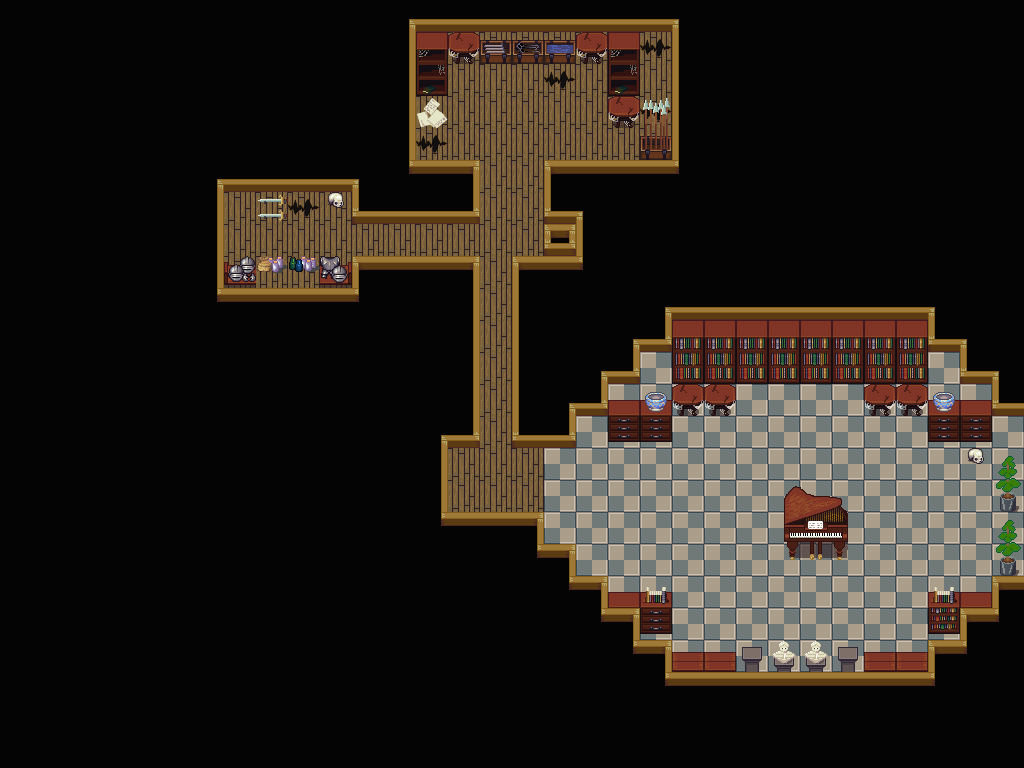

A 2D game scene composited from a Tiled map and its tileset images. What follows is a short description and the map's XML, with every tile layer's data as written:
An orthogonal 32x24 tile map with 32x32 px tiles, 2 tile layers (Capa de Patrones 1, objs), 2 tilesets.

<map version="1.2" tiledversion="1.2.3" orientation="orthogonal" renderorder="right-down" width="32" height="24" tilewidth="32" tileheight="32" infinite="0" nextlayerid="4" nextobjectid="1">
 <tileset firstgid="1" source="../resources_tsx/house_interior.tsx" />
 <tileset firstgid="257" source="../resources_tsx/city_inside.tsx" />
 <layer id="1" name="Capa de Patrones 1" width="32" height="24" locked="1" opacity="0.87">
  <data encoding="csv">
20,20,20,20,20,20,20,20,20,20,20,20,34,36,36,36,36,36,36,36,36,33,20,20,20,20,20,20,20,20,20,20,
20,20,20,20,20,20,20,20,20,20,20,20,21,49,49,49,49,49,49,49,50,19,20,20,20,20,20,20,20,20,20,20,
20,20,20,20,20,20,20,20,20,20,20,20,21,49,49,49,49,50,49,49,49,19,20,20,20,20,20,20,20,20,20,20,
20,20,20,20,20,20,20,20,20,20,20,20,21,49,49,49,49,49,49,49,50,19,20,20,20,20,20,20,20,20,20,20,
20,20,20,20,20,20,20,20,20,20,20,20,21,50,49,49,49,49,49,49,49,19,20,20,20,20,20,20,20,20,20,20,
20,20,20,20,20,20,34,36,36,36,36,33,18,4,5,49,49,3,4,4,4,17,20,20,20,20,20,20,20,20,20,20,
20,20,20,20,20,20,21,49,49,50,49,35,36,36,37,49,49,35,33,20,20,20,20,20,20,20,20,20,20,20,20,20,
20,20,20,20,20,20,21,49,49,49,49,49,49,49,49,49,49,1,19,20,20,20,20,20,20,20,20,20,20,20,20,20,
20,20,20,20,20,20,21,49,49,49,49,3,4,4,5,49,3,4,17,20,20,20,20,20,20,20,20,20,20,20,20,20,
20,20,20,20,20,20,18,4,4,4,4,17,20,20,21,49,19,20,20,20,34,36,36,36,36,36,36,36,36,33,20,20,
20,20,20,20,20,20,20,20,20,20,20,20,20,20,21,49,19,20,20,34,37,65,65,65,65,65,65,65,65,35,33,20,
20,20,20,20,20,20,20,20,20,20,20,20,20,20,21,49,19,20,34,37,65,65,65,65,65,65,65,65,65,65,35,33,
20,20,20,20,20,20,20,20,20,20,20,20,20,20,21,49,19,34,37,65,65,65,65,65,65,65,65,65,65,65,65,35,
20,20,20,20,20,20,20,20,20,20,20,20,20,34,37,49,35,37,65,65,65,65,65,65,65,65,65,65,65,65,65,65,
20,20,20,20,20,20,20,20,20,20,20,20,20,21,49,49,49,65,65,65,65,65,65,65,65,65,65,65,65,65,65,65,
20,20,20,20,20,20,20,20,20,20,20,20,20,21,49,49,49,65,65,65,65,65,65,65,65,65,65,65,65,65,65,65,
20,20,20,20,20,20,20,20,20,20,20,20,20,18,4,4,5,65,65,65,65,65,65,65,65,65,65,65,65,65,65,65,
20,20,20,20,20,20,20,20,20,20,20,20,20,20,20,20,18,5,65,65,65,65,65,65,65,65,65,65,65,65,65,65,
20,20,20,20,20,20,20,20,20,20,20,20,20,20,20,20,20,18,5,65,65,65,65,65,65,65,65,65,65,65,65,3,
20,20,20,20,20,20,20,20,20,20,20,20,20,20,20,20,20,20,18,5,65,65,65,65,65,65,65,65,65,65,3,17,
20,20,20,20,20,20,20,20,20,20,20,20,20,20,20,20,20,20,20,18,5,65,65,65,65,65,65,65,65,3,17,20,
20,20,20,20,20,20,20,20,20,20,20,20,20,20,20,20,20,20,20,20,18,4,4,4,4,4,4,4,4,17,20,20,
20,20,20,20,20,20,20,20,20,20,20,20,20,20,20,20,20,20,20,20,20,20,20,20,20,20,20,20,20,20,20,20,
20,20,20,20,20,20,20,20,20,20,20,20,20,20,20,20,20,20,20,20,20,20,20,20,20,20,20,20,20,20,20,20
</data>
 </layer>
 <layer id="3" name="objs" width="32" height="24">
  <data encoding="csv">
0,0,0,0,0,0,0,0,0,0,0,0,0,0,0,0,0,0,0,0,0,0,0,0,0,0,0,0,0,0,0,0,
0,0,0,0,0,0,0,0,0,0,0,0,0,129,161,149,133,134,161,129,0,0,0,0,0,0,0,0,0,0,0,0,
0,0,0,0,0,0,0,0,0,0,0,0,0,145,0,0,0,0,0,145,0,0,0,0,0,0,0,0,0,0,0,0,
0,0,0,0,0,0,0,0,0,0,0,0,0,42,0,0,0,0,0,161,135,0,0,0,0,0,0,0,0,0,0,0,
0,0,0,0,0,0,0,0,0,0,0,0,0,0,0,0,0,0,0,0,151,0,0,0,0,0,0,0,0,0,0,0,
0,0,0,0,0,0,0,0,0,0,0,0,0,0,0,0,0,0,0,0,0,0,0,0,0,0,0,0,0,0,0,0,
0,0,0,0,0,0,0,0,8,0,26,0,0,0,0,0,0,0,0,0,0,0,0,0,0,0,0,0,0,0,0,0,
0,0,0,0,0,0,0,0,0,0,0,0,0,0,0,0,0,0,0,0,0,0,0,0,0,0,0,0,0,0,0,0,
0,0,0,0,0,0,0,56,72,74,59,0,0,0,0,0,0,0,0,0,0,0,0,0,0,0,0,0,0,0,0,0,
0,0,0,0,0,0,0,0,0,0,0,0,0,0,0,0,0,0,0,0,0,0,0,0,0,0,0,0,0,0,0,0,
0,0,0,0,0,0,0,0,0,0,0,0,0,0,0,0,0,0,0,0,0,98,98,98,98,98,98,98,98,0,0,0,
0,0,0,0,0,0,0,0,0,0,0,0,0,0,0,0,0,0,0,0,0,114,114,114,114,114,114,114,114,0,0,0,
0,0,0,0,0,0,0,0,0,0,0,0,0,0,0,0,0,0,0,101,102,161,161,0,0,0,0,161,161,102,101,0,
0,0,0,0,0,0,0,0,0,0,0,0,0,0,0,0,0,0,0,117,117,0,0,0,0,0,0,0,0,117,117,0,
0,0,0,0,0,0,0,0,0,0,0,0,0,0,0,0,0,0,0,0,0,0,0,0,0,0,0,0,0,0,26,340,
0,0,0,0,0,0,0,0,0,0,0,0,0,0,0,0,0,0,0,0,0,0,0,0,391,392,393,0,0,0,0,364,
0,0,0,0,0,0,0,0,0,0,0,0,0,0,0,0,0,0,0,0,0,0,0,0,415,416,417,0,0,0,0,340,
0,0,0,0,0,0,0,0,0,0,0,0,0,0,0,0,0,0,0,0,0,0,0,0,439,440,441,0,0,0,0,364,
0,0,0,0,0,0,0,0,0,0,0,0,0,0,0,0,0,0,0,101,104,0,0,0,0,0,0,0,0,104,101,0,
0,0,0,0,0,0,0,0,0,0,0,0,0,0,0,0,0,0,0,0,117,0,0,0,0,0,0,0,0,118,0,0,
0,0,0,0,0,0,0,0,0,0,0,0,0,0,0,0,0,0,0,0,0,52,52,319,320,320,319,52,52,0,0,0,
0,0,0,0,0,0,0,0,0,0,0,0,0,0,0,0,0,0,0,0,0,0,0,0,0,0,0,0,0,0,0,0,
0,0,0,0,0,0,0,0,0,0,0,0,0,0,0,0,0,0,0,0,0,0,0,0,0,0,0,0,0,0,0,0,
0,0,0,0,0,0,0,0,0,0,0,0,0,0,0,0,0,0,0,0,0,0,0,0,0,0,0,0,0,0,0,0
</data>
 </layer>
</map>
